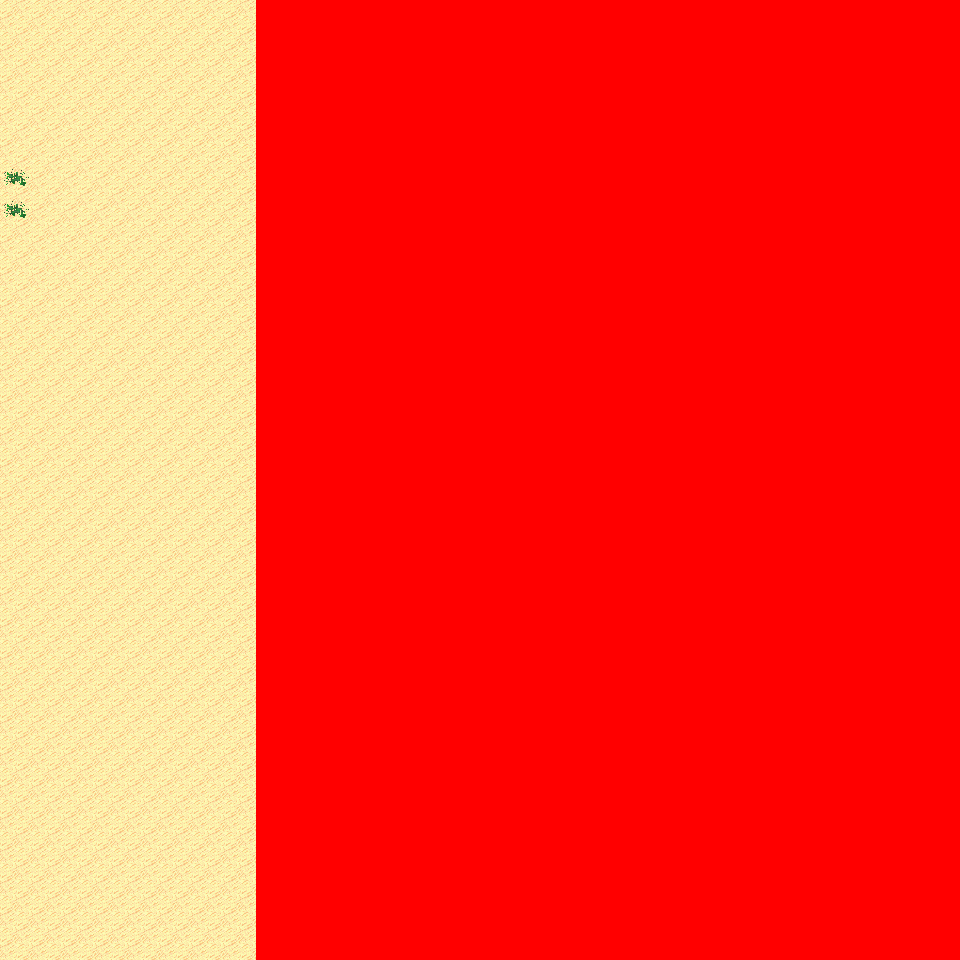

Rendered tile map (Tiled .tmx) drawn with the repository's tilesets; below, a short description and the map source with its tile grids summarised:
An orthogonal 30x30 tile map with 32x32 px tiles, 6 tile layers (Ground, Object, Object2, Above, ...), 8 tilesets and 3 objects (3x mapchange).

<map version="1.0" orientation="orthogonal" renderorder="right-down" width="30" height="30" tilewidth="32" tileheight="32" nextobjectid="4">
  <tileset firstgid="1" name="tileset_logic_collision" tilewidth="32" tileheight="32" tilecount="1" columns="1">
    <image source="../drawable/tileset_logic_collision.png" width="32" height="32" />
  </tileset>
  <tileset firstgid="2" name="tileset_ground_ground" tilewidth="32" tileheight="32" tilecount="33" columns="3">
    <image source="../drawable/tileset_ground_ground.png" width="96" height="352" />
  </tileset>
  <tileset firstgid="35" name="tileset_ground_ridge_earth_pale" tilewidth="32" tileheight="32" tilecount="96" columns="12">
    <image source="../drawable/tileset_ground_ridge_earth_pale.png" width="384" height="256" />
  </tileset>
  <tileset firstgid="131" name="tileset_ground_ridge_earth_dark" tilewidth="32" tileheight="32" tilecount="96" columns="12">
    <image source="../drawable/tileset_ground_ridge_earth_dark.png" width="384" height="256" />
  </tileset>
  <tileset firstgid="227" name="tileset_terrain_desert" tilewidth="32" tileheight="32" tilecount="88" columns="8">
    <image source="../drawable/tileset_terrain_desert.png" width="256" height="352" />
  </tileset>
  <tileset firstgid="315" name="tileset_plant_tree_tree_darkgreen" tilewidth="32" tileheight="32" tilecount="88" columns="8">
    <image source="../drawable/tileset_plant_tree_tree_darkgreen.png" width="256" height="352" />
  </tileset>
  <tileset firstgid="403" name="tileset_plant_cactus_2" tilewidth="32" tileheight="32" tilecount="10" columns="5">
    <image source="../drawable/tileset_plant_cactus_2.png" width="160" height="64" />
  </tileset>
  <tileset firstgid="413" name="tileset_ground_sand_2" tilewidth="32" tileheight="32" tilecount="15" columns="5">
    <image source="../drawable/tileset_ground_sand_2.png" width="160" height="96" />
  </tileset>
  <layer name="Ground" width="30" height="30">
    <data>[900 cells, 900 non-empty, 5 distinct tile ids]</data>
  </layer>
  <layer name="Object" width="30" height="30">
    <data>[900 cells, 160 non-empty, 23 distinct tile ids]</data>
  </layer>
  <layer name="Object2" width="30" height="30">
    <data>[900 cells, 0 non-empty, 0 distinct tile ids]</data>
  </layer>
  <layer name="Above" width="30" height="30">
    <data>[900 cells, 189 non-empty, 22 distinct tile ids]</data>
  </layer>
  <layer name="Above2" width="30" height="30">
    <data>[900 cells, 0 non-empty, 0 distinct tile ids]</data>
  </layer>
  <layer name="Walkable" width="30" height="30">
    <data>[900 cells, 660 non-empty, 1 distinct tile ids]</data>
  </layer>
  <objectgroup name="MapEvents">
    <object id="1" name="north" type="mapchange" x="0" y="0" width="256" height="32">
      <properties>
        <property name="map" value="0_ados_mountain_n2_w2_x3_y1" />
        <property name="place" value="south" />
      </properties>
    </object>
    <object id="2" name="south" type="mapchange" x="0" y="928" width="256" height="32">
      <properties>
        <property name="map" value="0_ados_mountain_n2_w2_x3_y3" />
        <property name="place" value="north" />
      </properties>
    </object>
    <object id="3" name="west" type="mapchange" x="0" y="0" width="32" height="960">
      <properties>
        <property name="map" value="0_ados_mountain_n2_w2_x2_y2" />
        <property name="place" value="east" />
      </properties>
    </object>
  </objectgroup>
</map>
